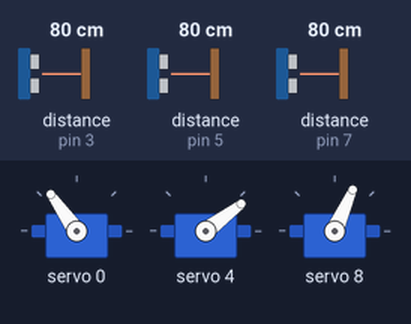
Recording of a sketch running on a simulated Arduino Uno, built with avr-gcc and run on an emulated ATmega328P. On the bench: 3 × servo. The inputs (shaded band) are chosen by the test bench; at power-on: distance to the obstacle (sensors on pin 3, pin 5, pin 7) 80 cm. The echo pulse lasts 58.3 µs per cm; random numbers use the default seed unless the sketch sets one.

Above: at 3.2 s.
3.3 s: distance to the obstacle (sensor on pin 3) set to 47 cm
At 4.32 s:
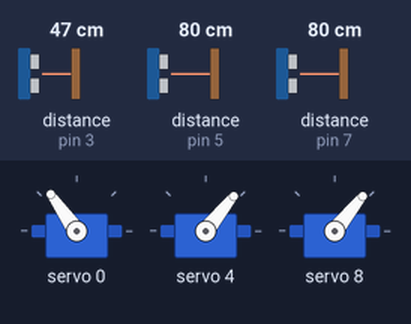
6.5 s: distance to the obstacle (sensor on pin 3) set to 40 cm
At 8.74 s:
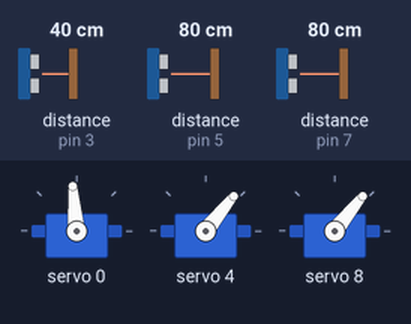
9.7 s: distance to the obstacle (sensor on pin 5) set to 2 cm
At 10.3 s:
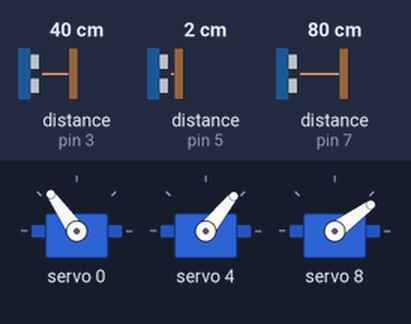
12.9 s: distance to the obstacle (sensor on pin 3) set to 5 cm
At 14.36 s:
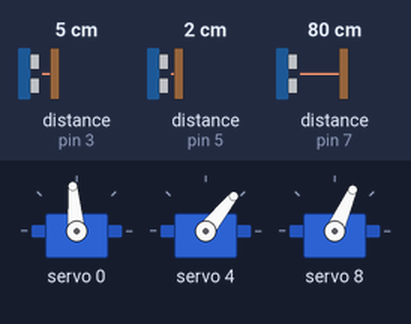
16.1 s: distance to the obstacle (sensor on pin 3) set to 2 cm
19.3 s: distance to the obstacle (sensor on pin 7) set to 120 cm
Timing chart, 0 to 23.5 s (numbered marks = the images above; inputs shaded):
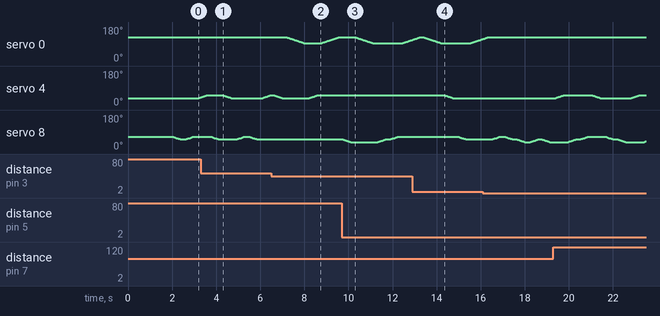

The sketch:

control.ino
```cpp
#include<NewPing.h>
// #include <SD.h>

#define PIN_SPI_CS 10
// sd card manage


#include <Adafruit_PWMServoDriver.h>
// Servo 1 = Nicher ta connected at 0
// Servo 2 = Middle connected at 4
// Servo 3 = top connected at 8


#define SERVO1_PIN 0
#define SERVO2_PIN 4
#define SERVO3_PIN 8
#define SERVOMIN  125 // this is the 'minimum' pulse length count (out of 4096)
#define SERVOMAX  575 // this is the 'maximum' pulse length count (out of 4096)
Adafruit_PWMServoDriver pwm = Adafruit_PWMServoDriver();

// Sonar
// sonar 1 = at the back, used for distance forwarded or not
// sonar 2, 3 at the forward corner. User to know whether there's something forward
#define TRIG_PIN1 4
#define ECHO_PIN1 5
#define TRIG_PIN2 6
#define ECHO_PIN2 7
#define TRIG_PIN3 2
#define ECHO_PIN3 3
#define MAX_DISTANCE 300
NewPing sonar1(TRIG_PIN1, ECHO_PIN1, MAX_DISTANCE);
NewPing sonar2(TRIG_PIN2, ECHO_PIN2, MAX_DISTANCE);
NewPing sonar3(TRIG_PIN3, ECHO_PIN3, MAX_DISTANCE);


// algo var
const float alpha = 0.1;
const float gamma = 0.75;
float epsilon;

#define nServoStates1 2
#define minServoAngle1 100
#define maxServoAngle1 130
#define initialServoAngle1 130
float deltaAngle1 = (maxServoAngle1 - minServoAngle1) / (nServoStates1 - 1);
int state1 = int((initialServoAngle1 - minServoAngle1)/deltaAngle1);


#define nServoStates2 2
float minServoAngle2 = 40;
float maxServoAngle2 = 55;
float initialServoAngle2 = 40;
float deltaAngle2 = (maxServoAngle2 - minServoAngle2) / (nServoStates2 - 1);
int state2 = int((initialServoAngle2 - minServoAngle2)/deltaAngle2);


const int nServoStates3 = 3;
float minServoAngle3 = 40;
float maxServoAngle3 = 70;
float initialServoAngle3 = 70;
float deltaAngle3 = (maxServoAngle3 - minServoAngle3) / (nServoStates3 - 1);
int state3 = int((initialServoAngle3 - minServoAngle3)/deltaAngle3);


float servoAngles[3] = {initialServoAngle1, initialServoAngle2, initialServoAngle3};
const int nCollisionStates = 2;
const int nStates = nServoStates1*nServoStates2*nServoStates3;
const int nActions = 6;
float Q[nStates][nActions];
float C[nStates][nActions];
float C_[nStates][nActions];
int s = int(state1*nServoStates2*nServoStates3 + state2*nServoStates3 + state3);
int sPrime = s;

// 0 is no,   1 is good left, 2 is good right
int isCollision = 0;
float reward = 0.0;
float currentDistance = 0.0;
float previousDistance = 0.0;
float deltaDistance = 0.0;

float prevD2 = 0.0, prevD3 = 0.0, curD2 = 0.0, curD3 = 0.0;
float lookahead = 0.0;
float sample = 0.0;
int action = 0;

void setup(){
    Serial.begin(38400);
    pwm.begin();

    pwm.setPWMFreq(60);  // Analog servos run at ~60 Hz updates
    pwm.setPWM(SERVO1_PIN, 0, angleToPulse(initialServoAngle1));
    pwm.setPWM(SERVO2_PIN, 0, angleToPulse(initialServoAngle2));
    pwm.setPWM(SERVO3_PIN, 0, angleToPulse(initialServoAngle3));
    yield();
    delay(2000);
}

// returns pulse for angle
int angleToPulse(int ang){
   int pulse = map(ang,0, 180, SERVOMIN,SERVOMAX);// map angle of 0 to 180 to Servo min and Servo max
   return pulse;
}
int tt = 0;

int getState(int s1, int s2, int s3){
  return s1*nServoStates2*nServoStates3 + s2*nServoStates3 + s3;
}
int getAction(){
    int isActionValid[] = {-1, -1, -1, -1, -1, -1};
    float bestValue = -1000000.0;
    int bestAction;
    int action;
    if(state1 + 1 != nServoStates1){
        isActionValid[0] = 1;
        if(Q[s][0] >= bestValue){
            bestValue = Q[s][0];
            bestAction = 0;
        }
    }
    if(state1 != 0 && isCollision){
        isActionValid[1] = 1;
        if(Q[s][1] >= bestValue){
            bestValue = Q[s][1];
            bestAction = 1;
        }
    }
    if(state2 + 1 != nServoStates2){
        isActionValid[2] = 1;
        if(Q[s][2] >= bestValue){
            bestValue = Q[s][2];
            bestAction = 2;
        }
    }
    if(state2 != 0){
        isActionValid[3] = 1;
        if(Q[s][3] >= bestValue){
            bestValue = Q[s][3];
            bestAction = 3;
        }
    }
    if(state3 + 1 != nServoStates3){
        isActionValid[4] = 1;
        if(Q[s][4] >= bestValue){
            bestValue = Q[s][4];
            bestAction = 4;
        }
    }
    if(state3 != 0){
        isActionValid[5] = 1;
        if(Q[s][5] >= bestValue){
            bestValue = Q[s][5];
            bestAction = 5;
        }
    }

    float randomValue = random(0, 101);
    // Serial.print(F("Progress "));
    if(tt % 20 == 0) Serial.print(2*(1 - epsilon)*100);
    if(randomValue < 2*(1 - epsilon)*100){
        // take best action
        action = bestAction;
    }
    else{
        // explore
        // Serial.println(F("exploring"));
        bool randomActionFound = false;
        while(!randomActionFound){
            action = random(0, nActions);
            if(isActionValid[action] == 1){
                randomActionFound = true;
            }
        }
    }
    return action;
}
int getAction2(){
    int isActionValid[] = {-1, -1, -1, -1, -1, -1};
    float bestValue = -1000000.0;
    int bestAction;
    int action;
    if(state1 + 1 != nServoStates1){
        isActionValid[0] = 1;
        if(C[s][0] >= bestValue){
            bestValue = C[s][0];
            bestAction = 0;
        }
    }
    if(state1 != 0 && isCollision){
        isActionValid[1] = 1;
        if(C[s][1] >= bestValue){
            bestValue = C[s][1];
            bestAction = 1;
        }
    }
    if(state2 + 1 != nServoStates2){
        isActionValid[2] = 1;
        if(C[s][2] >= bestValue){
            bestValue = C[s][2];
            bestAction = 2;
        }
    }
    if(state2 != 0){
        isActionValid[3] = 1;
        if(C[s][3] >= bestValue){
            bestValue = C[s][3];
            bestAction = 3;
        }
    }
    if(state3 + 1 != nServoStates3){
        isActionValid[4] = 1;
        if(C[s][4] >= bestValue){
            bestValue = C[s][4];
            bestAction = 4;
        }
    }
    if(state3 != 0){
        isActionValid[5] = 1;
        if(C[s][5] >= bestValue){
            bestValue = C[s][5];
            bestAction = 5;
        }
    }

    float randomValue = random(0, 101);
    // Serial.print(F("Progress ")); Serial.println(2*(1 - epsilon)*100);
    if(randomValue < 2*(1 - epsilon)*100){
        // take best action
        action = bestAction;
    }
    else{
        // explore
        // Serial.println(F("exploring"));
        bool randomActionFound = false;
        while(!randomActionFound){
            action = random(0, nActions);
            if(isActionValid[action] == 1){
                randomActionFound = true;
            }
        }
    }
    return action;
}
int getAction3(){
    int isActionValid[] = {-1, -1, -1, -1, -1, -1};
    float bestValue = -1000000.0;
    int bestAction;
    int action;
    if(state1 + 1 != nServoStates1){
        isActionValid[0] = 1;
        if(C_[s][0] >= bestValue){
            bestValue = C_[s][0];
            bestAction = 0;
        }
    }
    if(state1 != 0 && isCollision){
        isActionValid[1] = 1;
        if(C_[s][1] >= bestValue){
            bestValue = C_[s][1];
            bestAction = 1;
        }
    }
    if(state2 + 1 != nServoStates2){
        isActionValid[2] = 1;
        if(C_[s][2] >= bestValue){
            bestValue = C_[s][2];
            bestAction = 2;
        }
    }
    if(state2 != 0){
        isActionValid[3] = 1;
        if(C_[s][3] >= bestValue){
            bestValue = C_[s][3];
            bestAction = 3;
        }
    }
    if(state3 + 1 != nServoStates3){
        isActionValid[4] = 1;
        if(C_[s][4] >= bestValue){
            bestValue = C_[s][4];
            bestAction = 4;
        }
    }
    if(state3 != 0){
        isActionValid[5] = 1;
        if(C_[s][5] >= bestValue){
            bestValue = C_[s][5];
            bestAction = 5;
        }
    }

    float randomValue = random(0, 101);
    if(randomValue < 2*(1 - epsilon)*100){
        // take best action
        action = bestAction;
    }
    else{
        // explore
        bool randomActionFound = false;
        while(!randomActionFound){
            action = random(0, nActions);
            if(isActionValid[action] == 1){
                randomActionFound = true;
            }
        }
    }
    return action;
}

void goToNextState(int action){
    // for an action, only one state will change
    // for example rotating servo1 ccw reduces state
    if(action == 0){
        state1++;
    }
    else if(action == 1){
        state1--;
    }
    else if(action == 2){
        state2++;
    }
    else if(action == 3){
        state2--;
    }
    else if(action == 4){
        state3++;
    }
    else if(action == 5){
        state3--;
    }
    sPrime = int(state1*nServoStates2*nServoStates3 + state2*nServoStates3 + state3);
}

void executeAction(int action){
    // executes action i.e rotate a servo cw\ccw
    int oldAngle;
    if(action == 0){
        oldAngle  = servoAngles[0];
        servoAngles[0] = servoAngles[0] + deltaAngle1;
        incrementAngle(SERVO1_PIN, oldAngle, servoAngles[0]);
    }
    else if(action == 1){
        oldAngle  = servoAngles[0];
        servoAngles[0] = servoAngles[0] - deltaAngle1;
        incrementAngle(SERVO1_PIN, oldAngle, servoAngles[0]);
    }
    else if(action == 2){
        oldAngle  = servoAngles[1];
        servoAngles[1] = servoAngles[1] + deltaAngle2;
        incrementAngle(SERVO2_PIN, oldAngle, servoAngles[1]);
    }
    else if(action == 3){
        oldAngle  = servoAngles[1];
        servoAngles[1] = servoAngles[1] - deltaAngle2;
        incrementAngle(SERVO2_PIN, oldAngle, servoAngles[1]);
    }
    else if(action == 4){
        oldAngle  = servoAngles[2];
        servoAngles[2] = servoAngles[2] + deltaAngle3;
        incrementAngle(SERVO3_PIN, oldAngle, servoAngles[2]);
    }
    else if(action == 5){
        oldAngle  = servoAngles[2];
        servoAngles[2] = servoAngles[2] - deltaAngle3;
        incrementAngle(SERVO3_PIN, oldAngle, servoAngles[2]);
    }
}

float s2Dist = 0.0, s3Dist = 0.0;
float prevS2Dist = s2Dist, prevS3Dist = s3Dist;

float getDistance(){
    // reward function
    // rewards forward movement (when sonar1 reports more values than before)
    // penlizes keeping obstacle in front (when sonar2 and sonar3 reports small values which is not zero,
    // as zero might mean there is no object in the range)
    // shift helps us understand if we are moving in the right direction
    // towards avoiding the obstacle
    currentDistance = float(sonar1.ping());
    deltaDistance = currentDistance - previousDistance;
    // Serial.print("Prev Distance  ");Serial.println(previousDistance);
    // Serial.print("Current Distance  ");Serial.println(currentDistance);
    if(abs(deltaDistance) < 57.0 || abs(deltaDistance) > 230.0) deltaDistance = 0.0;
    previousDistance = currentDistance;

    float res;
    if(isCollision == 2){
      curD2 = float(sonar2.ping());
      curD3 = float(sonar3.ping());
      float delCur = curD3 - curD2;
      float delPrev = prevD3 - prevD2;
      res = delCur - delPrev;
    }
    else if(isCollision == 1){
      curD2 = float(sonar2.ping());
      curD3 = float(sonar3.ping());
      float delCur = curD2 - curD3;
      float delPrev = prevD2 - prevD3;
      res = delCur - delPrev;
    }
    else{
        res = deltaDistance;
    }
    return res;
}

float getLookahead(){
    float bestValue = -1000000.0;
    int possible[6] = {0, 0, 0, 0, 0, 0};
    if(state1 + 1 != nServoStates1 ){
        bestValue = max(Q[sPrime][0], bestValue);
        possible[0] = 1;
    }
    if(state1 != 0 && isCollision){
        bestValue = max(bestValue, Q[sPrime][1]);
        possible[1] = 1;
    }
    if(state2 + 1 != nServoStates2){
        bestValue = max(bestValue, Q[sPrime][2]);
        possible[2] = 1;
    }
    if(state2 != 0){
        bestValue = max(bestValue, Q[sPrime][3]);
        possible[3] = 1;
    }
    if(state3 + 1 != nServoStates3){
        bestValue = max(bestValue, Q[sPrime][4]);
        possible[4] = 1;
    }
    if(state3 != 0){
        possible[5] = 1;
        bestValue = max(bestValue, Q[sPrime][5]);
    }

    return bestValue;
}
float getLookahead2(){
    float bestValue = -1000000.0;
    int possible[6] = {0, 0, 0, 0, 0, 0};
    if(state1 + 1 != nServoStates1 ){
        bestValue = max(C[sPrime][0], bestValue);
        possible[0] = 1;
    }
    if(state1 != 0 && isCollision){
        bestValue = max(bestValue, C[sPrime][1]);
        possible[1] = 1;
    }
    if(state2 + 1 != nServoStates2){
        bestValue = max(bestValue, C[sPrime][2]);
        possible[2] = 1;
    }
    if(state2 != 0){
        bestValue = max(bestValue, C[sPrime][3]);
        possible[3] = 1;
    }
    if(state3 + 1 != nServoStates3){
        bestValue = max(bestValue, C[sPrime][4]);
        possible[4] = 1;
    }
    if(state3 != 0){
        possible[5] = 1;
        bestValue = max(bestValue, C[sPrime][5]);
    }

    return bestValue;
}
float getLookahead3(){
    float bestValue = -1000000.0;
    int possible[6] = {0, 0, 0, 0, 0, 0};
    if(state1 + 1 != nServoStates1 ){
        bestValue = max(C_[sPrime][0], bestValue);
        possible[0] = 1;
    }
    if(state1 != 0 && isCollision){
        bestValue = max(bestValue, C_[sPrime][1]);
        possible[1] = 1;
    }
    if(state2 + 1 != nServoStates2){
        bestValue = max(bestValue, C_[sPrime][2]);
        possible[2] = 1;
    }
    if(state2 != 0){
        bestValue = max(bestValue, C_[sPrime][3]);
        possible[3] = 1;
    }
    if(state3 + 1 != nServoStates3){
        bestValue = max(bestValue, C_[sPrime][4]);
        possible[4] = 1;
    }
    if(state3 != 0){
        possible[5] = 1;
        bestValue = max(bestValue, C_[sPrime][5]);
    }

    return bestValue;
}


void initializeQC(){
    for(int i = 0; i < nStates; i++)
        for(int j = 0; j < nActions; j++){
            Q[i][j] = 10.0;
            C[i][j] = 10.0;
            C_[i][j] = 10.0;
        }


    // C[getState(0, 1, 1)][3] = 1200.0;
    // C[getState(0, 0, 1)][4] = 1200.0;
    // C[getState(0, 0, 2)][0] = 1200.0;
    // C[getState(1, 0, 2)][2] = 1200.0;
    // C[getState(1, 1, 2)][1] = 1200.0;
    // C[getState(0, 1, 2)][5] = 1200.0;

    // C_[getState(0, 1, 1)][0] = 1200.0;
    // C_[getState(1, 1, 1)][3] = 1200.0;
    // C_[getState(1, 0, 1)][4] = 1200.0;
    // C_[getState(1, 0, 2)][1] = 1200.0;
    // C_[getState(0, 0, 2)][2] = 1200.0;
    // C_[getState(0, 1, 2)][5] = 1200.0;

}

void writeQToSD(){
  Serial.println(tt);
  delay(500);
  for(int i = 0; i < nStates; i++)
        for(int j = 0; j < nActions; j++){
            Serial.println(Q[i][j]);
            delay(250);
            Serial.println(C[i][j]);
            delay(250);
            Serial.println(C_[i][j]);
            delay(250);
  }

}
void writeToQ(){
  // Serial.println("Good");
  while(Serial.available()==0) ;
  tt = Serial.parseFloat(SKIP_ALL, '\n');
  for(int i = 0; i < nStates; i++)
        for(int j = 0; j < nActions; j++){
          while(Serial.available()==0) ;
          Q[i][j] = Serial.parseFloat(SKIP_ALL, '\n');
          while(Serial.available()==0) ;
          C[i][j] = Serial.parseFloat(SKIP_ALL, '\n');
          while(Serial.available()==0) ;
          C_[i][j] = Serial.parseFloat(SKIP_ALL, '\n');

  }
}
void checkForReceive(){
  if(Serial.available()){
    String command = Serial.readString();
    if(command == "receive"){
      writeToQ();
    }
    if(command == "send"){
      delay(3000);
      writeQToSD();
    }
    delay(200);

  }
}
void loop(){
    tt++;
    epsilon = exp(-tt/1000.0);
    checkForReceive();

    if(isCollision == 1){
      action = getAction2();
      goToNextState(action);
      executeAction(action);
      reward = getDistance();
      lookahead = getLookahead2();
      sample = reward + gamma * lookahead;
      if(tt < 1000) C[s][action] += alpha*(sample - C[s][action]);
    }
    else if(isCollision == 2){
      action = getAction3();
      goToNextState(action);
      executeAction(action);
      reward = getDistance();
      lookahead = getLookahead3();
      sample = reward + gamma * lookahead;
      if(tt < 1000) C_[s][action] += alpha*(sample - C_[s][action]);
    }
    else{
      action = getAction();
      goToNextState(action);
      executeAction(action);
      reward = getDistance();
      lookahead = getLookahead();
      sample = reward + gamma * lookahead;
      if(tt < 1000) Q[s][action] += alpha*(sample - Q[s][action]);
    }


    s = sPrime;
    if(tt==2) {initializeQC();}


    float s2Dist = sonar2.ping_cm(), s3Dist = sonar3.ping_cm();
    if(state1 == 1){
    if((s2Dist > 3 && s2Dist < 45) || (s3Dist > 3 && s3Dist < 45)){
      if(s2Dist - s3Dist > 0 || s2Dist == 0)
        isCollision = 1;
      else
        isCollision = 2;
    }
    else{
      isCollision = 0;
    }
    }
    // Serial.print("Sonar 1: "); Serial.println(sonar1.ping_cm());
    // Serial.print("Sonar 2: "); Serial.println(sonar2.ping_cm());
    // Serial.print("Sonar 3: "); Serial.println(sonar3.ping_cm());
    // delay(2000);
    delay(150);
}

void incrementAngle(int servoPin, int fro, int to){
  if(fro < to ){
      for(int i = fro; i <= to; i++){
          pwm.setPWM(servoPin, 0, angleToPulse(i));
          delay(25);
      }
  }
  else{
    for(int i = fro; i >= to; i--){
          pwm.setPWM(servoPin, 0, angleToPulse(i));
          delay(25);
    }
  }
}
```

Measured:
- the behaviour switches between 44 and 43 cm on distance to the obstacle (sensor on pin 3) (found by bisection; images 1 and 2)
